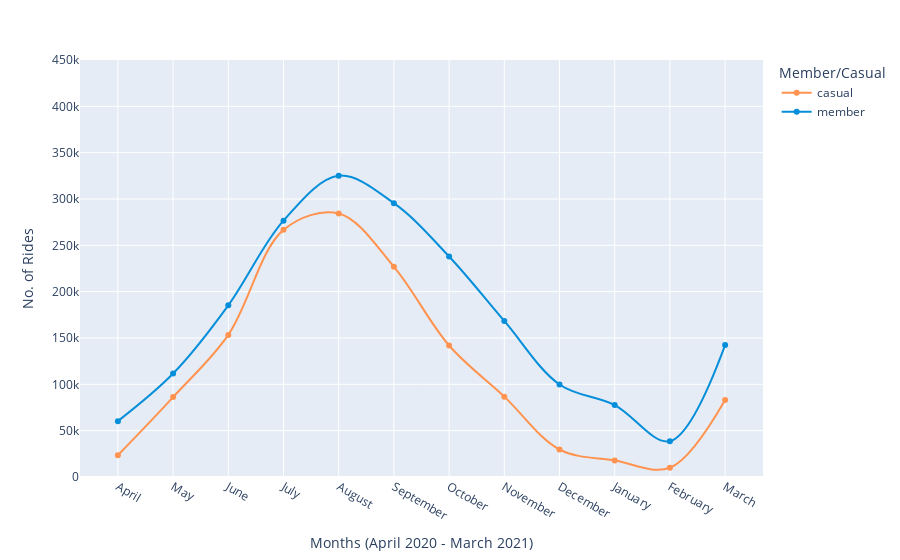

The notebook cell this image was saved under:
### Code cell
fig_2 = data.groupby(['year', 'month', 'member_casual'], as_index=False).count()
fig_2 = fig_2[fig_2['ride_id'] != 0]

px.line(fig_2, x = 'month', y = 'ride_id', range_y = [0,450000],
        color = 'member_casual', 
        line_shape = 'spline',
        markers=True, 
        labels = {'ride_id': 'No. of Rides', 'month': 'Months (April 2020 - March 2021)', 'member_casual': 'Member/Casual'},
        hover_name = 'member_casual', hover_data = {'member_casual': False, 'month': True, 'ride_id': True}, 
        color_discrete_map = {'casual': '#FF934F', 'member': '#058ED9'})

### Figure 1 — Plotly figure (JSON) as saved in the notebook; plotly's stock layout.template omitted (floating-point values rounded to 4 significant figures)
{"data": [{"customdata": [["casual"], ["casual"], ["casual"], ["casual"], ["casual"], ["casual"], ["casual"], ["casual"], ["casual"], ["casual"], ["casual"], ["casual"]], "hovertemplate": "<b>%{hovertext}</b><br><br>Months (April 2020 - March 2021)=%{x}<br>No. of Rides=%{y}<extra></extra>", "hovertext": ["casual", "casual", "casual", "casual", "casual", "casual", "casual", "casual", "casual", "casual", "casual", "casual"], "legendgroup": "casual", "line": {"color": "#FF934F", "dash": "solid", "shape": "spline"}, "marker": {"symbol": "circle"}, "mode": "markers+lines", "name": "casual", "orientation": "v", "showlegend": true, "type": "scatter", "x": ["April", "May", "June", "July", "August", "September", "October", "November", "December", "January", "February", "March"], "xaxis": "x", "y": [23466, 86216, 153319, 266691, 284375, 226835, 141922, 86730, 29665, 17842, 9964, 83148], "yaxis": "y"}, {"customdata": [["member"], ["member"], ["member"], ["member"], ["member"], ["member"], ["member"], ["member"], ["member"], ["member"], ["member"], ["member"]], "hovertemplate": "<b>%{hovertext}</b><br><br>Months (April 2020 - March 2021)=%{x}<br>No. of Rides=%{y}<extra></extra>", "hovertext": ["member", "member", "member", "member", "member", "member", "member", "member", "member", "member", "member", "member"], "legendgroup": "member", "line": {"color": "#058ED9", "dash": "solid", "shape": "spline"}, "marker": {"symbol": "circle"}, "mode": "markers+lines", "name": "member", "orientation": "v", "showlegend": true, "type": "scatter", "x": ["April", "May", "June", "July", "August", "September", "October", "November", "December", "January", "February", "March"], "xaxis": "x", "y": [60292, 111615, 185249, 276654, 325065, 295491, 237996, 168432, 99832, 77573, 38685, 142375], "yaxis": "y"}], "layout": {"legend": {"title": {"text": "Member/Casual"}, "tracegroupgap": 0}, "margin": {"t": 60}, "xaxis": {"anchor": "y", "domain": [0, 1], "title": {"text": "Months (April 2020 - March 2021)"}}, "yaxis": {"anchor": "x", "domain": [0, 1], "range": [0, 450000], "title": {"text": "No. of Rides"}}}}
